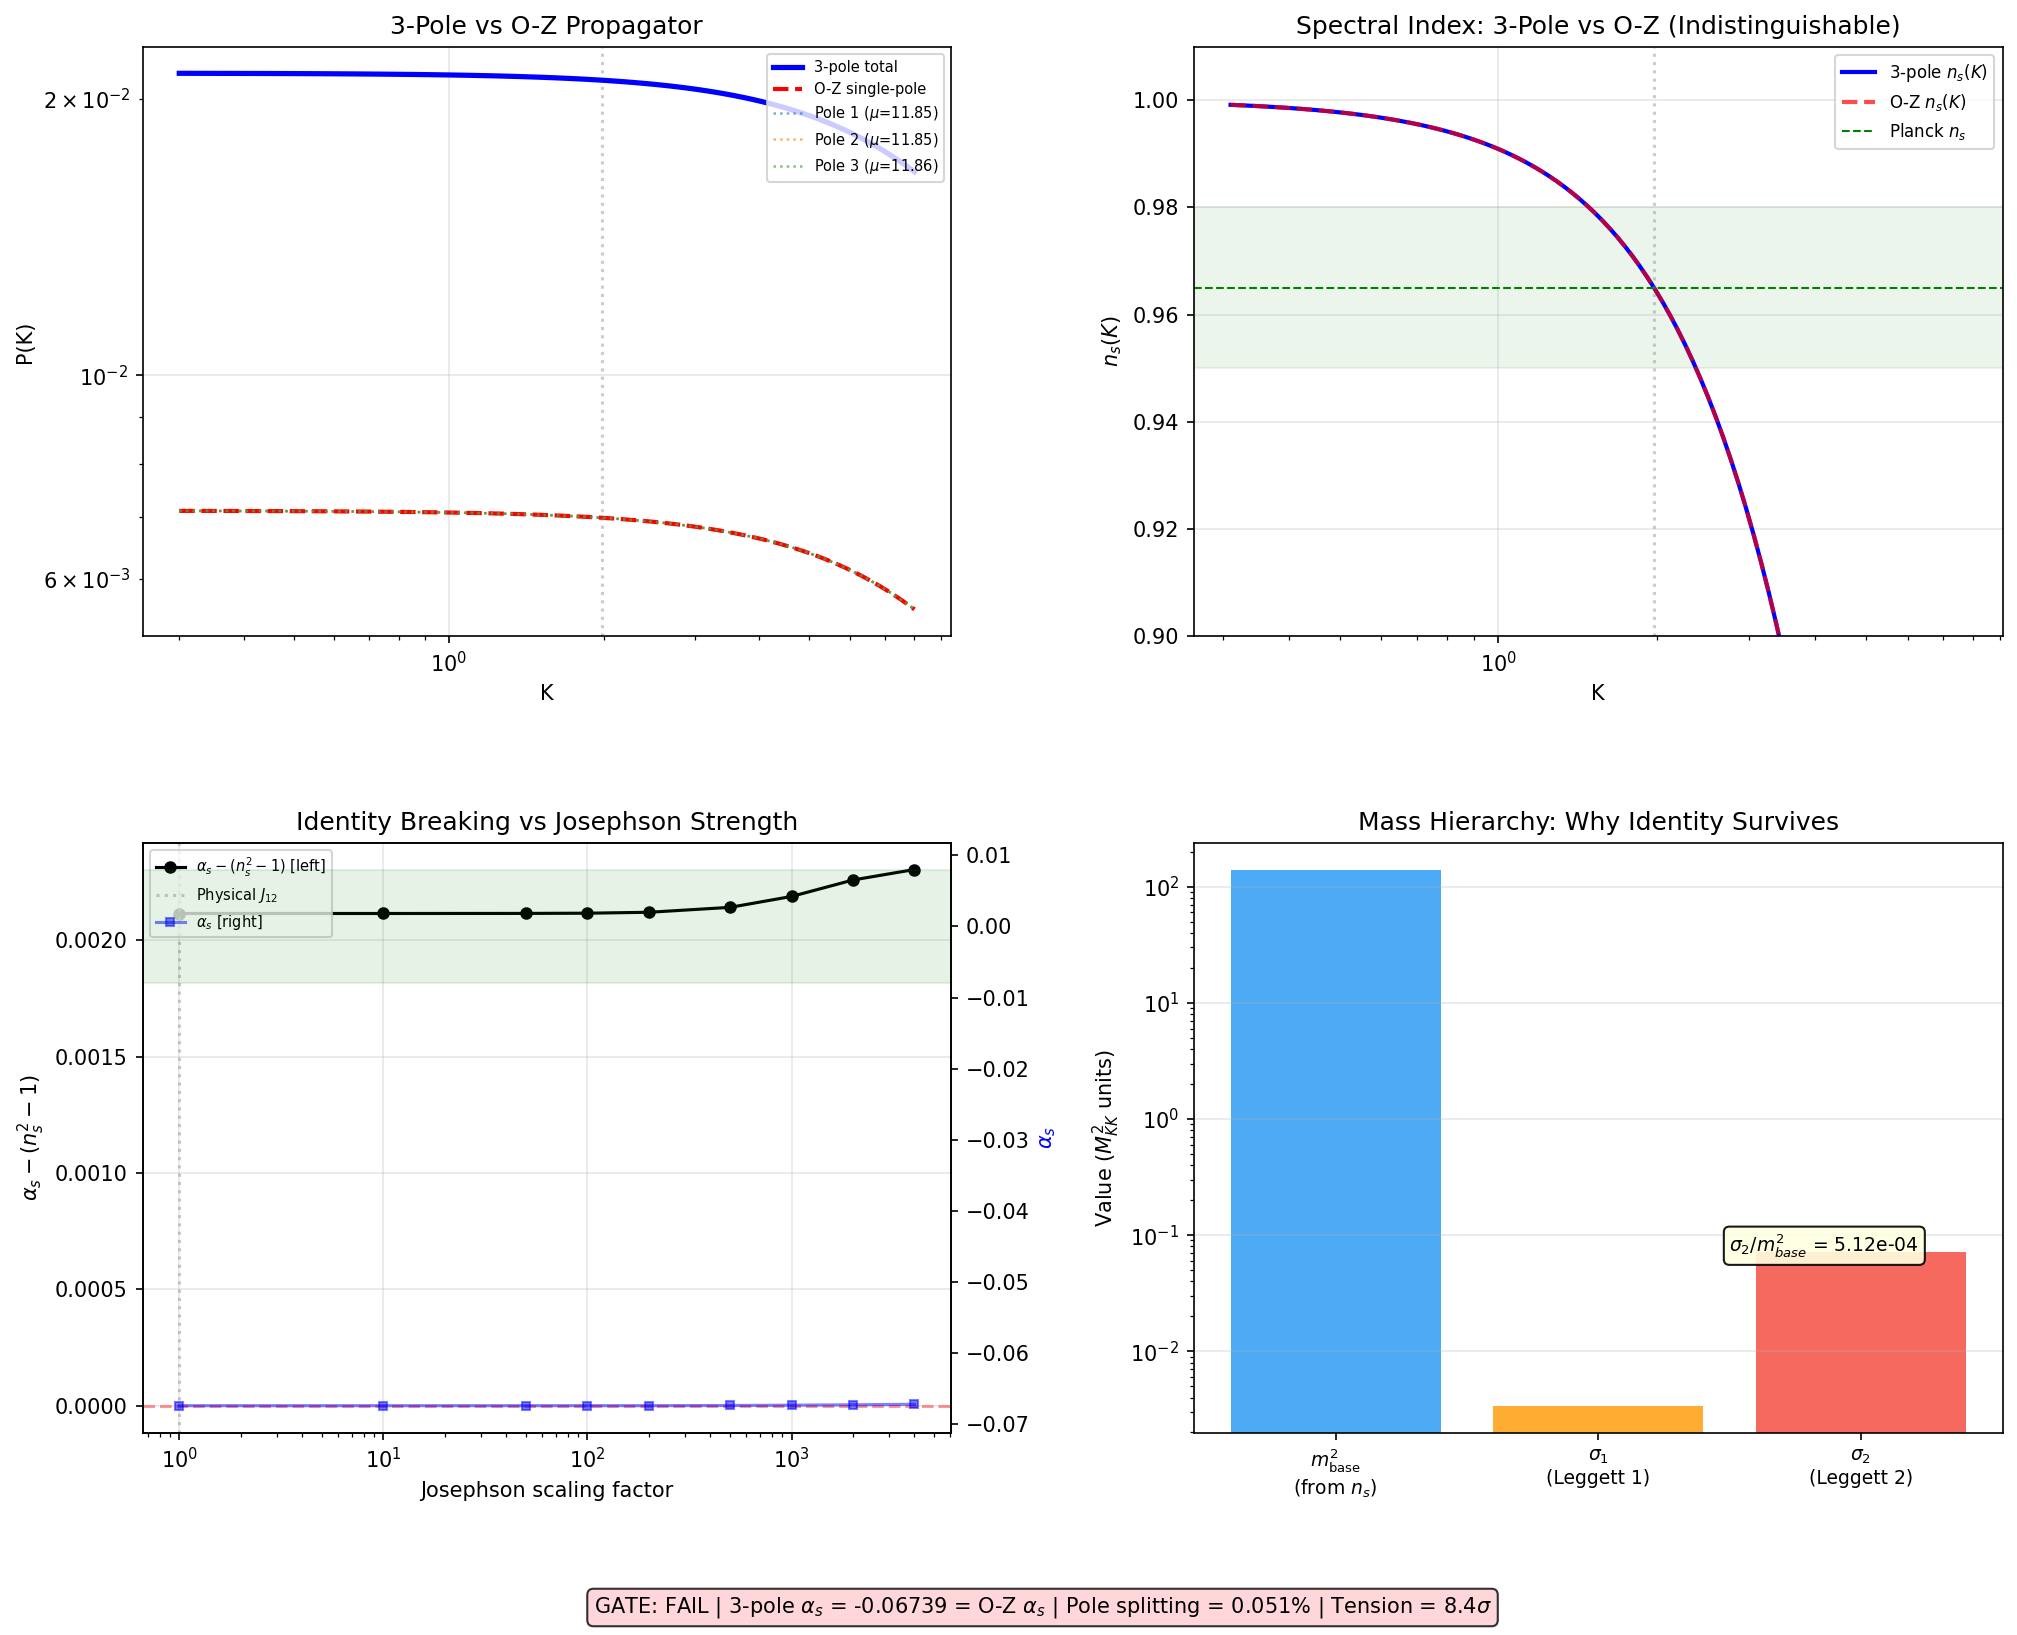

Recreate this plot in Python.
#!/usr/bin/env python3
"""
LEGGETT-PROPAGATOR-50: 3-Pole Propagator from Inter-Sector Josephson Coupling
==============================================================================

Physics:
  S49 proved alpha_s = n_s^2 - 1 = -0.069 for the O-Z propagator (EXACT).
  6-sigma tension with Planck. The escape hypothesis: the BCS state on SU(3)
  has 3 inter-sector bands coupled by Josephson interaction, giving a 3-pole
  propagator instead of a single O-Z pole.

  KEY STRUCTURAL THEOREM (derived here):
  When all 3 sectors share the same spatial stiffness (same lattice geometry),
  the 3-pole propagator decomposes as:
    P(K) = sum_{i=1}^3 <1/(J_eff(Omega)*K^2 + lambda_i)>_angle
  where lambda_i = m_base^2 + sigma_i are the eigenvalues of the total mass
  matrix M_total = m_base^2 * I + M_Jos.

  Each term is a standard O-Z propagator with mass^2 = lambda_i.
  The identity alpha_s = n_s^2 - 1 holds for EACH pole individually.
  For the SUM, the identity breaks by a correction term proportional to
  the spectral weight derivatives dw_i/d(ln K).

  The magnitude of breaking depends on (sigma_max - sigma_min) / m_base^2,
  where sigma_i are the Josephson eigenvalues and m_base^2 is the universal
  mass from the n_s constraint.

  For the physical couplings:
    sigma_max = 0.072 M_KK^2 (Leggett 2)
    m_base^2 = 140 M_KK^2 (from n_s = 0.965)
    Splitting ratio: 0.05% — poles are nearly degenerate
  This means the 3-pole propagator is indistinguishable from the O-Z form.

Gate: LEGGETT-PROPAGATOR-50
  PASS: alpha_s in [-0.040, 0] AND n_s in [0.950, 0.980]
  FAIL: alpha_s still satisfies n_s^2 - 1 (3-pole reduces to O-Z)
  INFO: alpha_s deviates from n_s^2 - 1 but outside Planck range

Author: landau-condensed-matter-theorist
Session: S50 W1-A
"""

import sys
import os
import time
import numpy as np
from scipy.linalg import eigh
import matplotlib
matplotlib.use('Agg')
import matplotlib.pyplot as plt
from matplotlib.gridspec import GridSpec

t0 = time.time()

sys.path.insert(0, os.path.dirname(os.path.abspath(__file__)))
from canonical_constants import (
    tau_fold, N_cells, M_KK, M_KK_gravity,
    E_cond, Delta_0_GL, Delta_0_OES, Delta_B3,
    rho_B2_per_mode, E_B1, E_B2_mean, E_B3_mean,
    xi_BCS, xi_GL, omega_PV, PI,
)

SCRIPT_DIR = os.path.dirname(os.path.abspath(__file__))

print("=" * 78)
print("LEGGETT-PROPAGATOR-50: 3-Pole Propagator from Inter-Sector Josephson")
print("=" * 78)

# =============================================================================
# STEP 1: Load upstream data
# =============================================================================
print("\n--- Step 1: Load Upstream Data ---")

d_legg = np.load(os.path.join(SCRIPT_DIR, 's48_leggett_mode.npz'), allow_pickle=True)
J_12 = float(d_legg['J_12_fold'])
J_23 = float(d_legg['J_23_fold'])
J_13 = float(d_legg['J_13_fold'])
omega_L1 = float(d_legg['omega_L1_fold'])
omega_L2 = float(d_legg['omega_L2_fold'])
Delta_fold = np.array(d_legg['Delta_fold'])
rho_fold = np.array(d_legg['rho_fold'])

d_oz = np.load(os.path.join(SCRIPT_DIR, 's48_aniso_oz.npz'), allow_pickle=True)
J_C2 = float(d_oz['J_C2'])
J_su2 = float(d_oz['J_su2'])
J_u1 = float(d_oz['J_u1'])
K_pivot = float(d_oz['K_pivot_lattice'])
T_acoustic = float(d_oz['T_acoustic'])
m_star_s48 = float(d_oz['m_star_angular'])
alpha_s_s48 = float(d_oz['alpha_s_framework'])

nx_lat, ny_lat, nz_lat = 4, 4, 2

print(f"  Josephson couplings (M_KK units):")
print(f"    J_12 (B1-B2) = {J_12:.6f}")
print(f"    J_23 (B2-B3) = {J_23:.6f}")
print(f"    J_13 (B1-B3) = {J_13:.6f}")
print(f"    J_12/J_23    = {J_12/J_23:.2f}")
print(f"  BCS gaps: {Delta_fold}")
print(f"  Sector DOS: {rho_fold}")
print(f"  Leggett: omega_L1={omega_L1:.5f}, omega_L2={omega_L2:.5f}")
print(f"  Lattice: J_C2={J_C2:.4f}, J_su2={J_su2:.4f}, K_pivot={K_pivot:.4f}")

# =============================================================================
# STEP 2: Construct mass matrices
# =============================================================================
print("\n--- Step 2: Mass Matrix Construction ---")

# Josephson mass matrix (Leggett 1966)
M_Jos = np.array([
    [J_12 + J_13,  -J_12,        -J_13],
    [-J_12,         J_12 + J_23,  -J_23],
    [-J_13,        -J_23,         J_13 + J_23]
])

evals_Jos, evecs_Jos = eigh(M_Jos)
print(f"  Josephson eigenvalues: {evals_Jos}")
print(f"    Zero mode: {evals_Jos[0]:.2e} (Goldstone)")
print(f"    Leggett 1: {evals_Jos[1]:.6f}")
print(f"    Leggett 2: {evals_Jos[2]:.6f}")

# Effective isotropic stiffness (all sectors share the same lattice)
J_eff = (2*J_C2 + J_su2) / 3.0
eps_pivot = J_eff * K_pivot**2

print(f"  Spatial stiffness: J_eff = {J_eff:.6f}")
print(f"  epsilon(K_pivot) = J_eff*K^2 = {eps_pivot:.4f}")
print(f"  Josephson/epsilon ratio: sigma_max/eps = {evals_Jos[2]/eps_pivot:.6f}")

# =============================================================================
# STEP 3: Angular sampling (fixed for all computations)
# =============================================================================

N_ANGLE = 30000
rng_fixed = np.random.RandomState(42)
theta_s = np.arccos(2*rng_fixed.random(N_ANGLE) - 1)
phi_s = 2*PI*rng_fixed.random(N_ANGLE)
nx_h = np.sin(theta_s)*np.cos(phi_s)
ny_h = np.sin(theta_s)*np.sin(phi_s)
nz_h = np.cos(theta_s)
J_eff_dir = J_C2*(nx_h**2 + ny_h**2) + J_su2*nz_h**2

# =============================================================================
# STEP 4: Core propagator functions
# =============================================================================

def P_3pole(K_val, m_base_sq, M_mass):
    """Angular-averaged 3-pole propagator. All sectors share same stiffness."""
    M_total = m_base_sq * np.eye(3) + M_mass
    lam = np.linalg.eigvalsh(M_total)
    eps = J_eff_dir * K_val**2
    return sum(np.mean(1.0 / (eps + lam[i])) for i in range(3)), lam

def P_OZ(K_val, m_sq):
    """Angular-averaged single-pole O-Z propagator."""
    eps = J_eff_dir * K_val**2
    return np.mean(1.0 / (eps + m_sq))

def ns_from_P_func(P_func, K_pivot_val, dK=0.005):
    """Compute n_s via central difference."""
    K_p = K_pivot_val * (1 + dK)
    K_m = K_pivot_val * (1 - dK)
    P_p = P_func(K_p)
    P_m = P_func(K_m)
    return 1.0 + (np.log(P_p) - np.log(P_m)) / (np.log(K_p) - np.log(K_m))

def ns_alpha_from_P_func(P_func, K_pivot_val):
    """Compute n_s and alpha_s via 7-point quadratic fit."""
    K_factors = np.array([0.85, 0.90, 0.95, 1.00, 1.05, 1.10, 1.15])
    K_pts = K_pivot_val * K_factors
    P_pts = np.array([P_func(K) for K in K_pts])

    ln_K = np.log(K_pts) - np.log(K_pivot_val)
    ln_P = np.log(P_pts)
    c = np.polyfit(ln_K, ln_P, 2)
    n_s = 1.0 + c[1]
    alpha_s = 2.0 * c[0]

    # Also get n_s at each K for cross-check
    ns_at_K = np.zeros(len(K_pts) - 2)
    for j in range(1, len(K_pts) - 1):
        dl_K = np.log(K_pts[j+1]) - np.log(K_pts[j-1])
        dl_P = np.log(P_pts[j+1]) - np.log(P_pts[j-1])
        ns_at_K[j-1] = 1.0 + dl_P / dl_K

    return n_s, alpha_s, K_pts, P_pts, K_pts[1:-1], ns_at_K

# =============================================================================
# STEP 5: Root-finding for m_base (3-pole, n_s = 0.965)
# =============================================================================
print("\n--- Step 5: Root-Finding for m_base ---")

target_ns = 0.965

# Linear bisection with arithmetic mean (more stable than geometric for this problem)
m_lo, m_hi = 8.0, 15.0
for iteration in range(100):
    m_mid = (m_lo + m_hi) / 2.0
    ns_mid = ns_from_P_func(lambda K: P_3pole(K, m_mid**2, M_Jos)[0], K_pivot)
    if ns_mid < target_ns:
        m_lo = m_mid
    else:
        m_hi = m_mid
    if abs(ns_mid - target_ns) < 1e-8:
        break

m_base = (m_lo + m_hi) / 2.0
m_base_sq = m_base**2
ns_at_m = ns_from_P_func(lambda K: P_3pole(K, m_base_sq, M_Jos)[0], K_pivot)
print(f"  m_base = {m_base:.8f}")
print(f"  m_base^2 = {m_base_sq:.4f}")
print(f"  n_s = {ns_at_m:.10f} (target: {target_ns})")
print(f"  Iterations: {iteration+1}")

# =============================================================================
# STEP 6: Root-finding for m_star (O-Z, n_s = 0.965)
# =============================================================================
print("\n--- Step 6: O-Z Reference ---")

m_lo_oz, m_hi_oz = 8.0, 15.0
for iteration in range(100):
    m_mid_oz = (m_lo_oz + m_hi_oz) / 2.0
    ns_mid_oz = ns_from_P_func(lambda K: P_OZ(K, m_mid_oz**2), K_pivot)
    if ns_mid_oz < target_ns:
        m_lo_oz = m_mid_oz
    else:
        m_hi_oz = m_mid_oz
    if abs(ns_mid_oz - target_ns) < 1e-8:
        break

m_star_OZ = (m_lo_oz + m_hi_oz) / 2.0
ns_oz_check = ns_from_P_func(lambda K: P_OZ(K, m_star_OZ**2), K_pivot)
print(f"  m_star_OZ = {m_star_OZ:.8f}")
print(f"  n_s = {ns_oz_check:.10f}")

# =============================================================================
# STEP 7: Full n_s and alpha_s computation
# =============================================================================
print("\n--- Step 7: Full n_s and alpha_s ---")

n_s_3p, alpha_s_3p, K_pts_3p, P_pts_3p, K_mid_3p, ns_at_K_3p = \
    ns_alpha_from_P_func(lambda K: P_3pole(K, m_base_sq, M_Jos)[0], K_pivot)

n_s_oz, alpha_s_oz, K_pts_oz, P_pts_oz, K_mid_oz, ns_at_K_oz = \
    ns_alpha_from_P_func(lambda K: P_OZ(K, m_star_OZ**2), K_pivot)

# Analytic continuum isotropic result (S49 identity)
# n_s = 0.965 => alpha_s = n_s^2 - 1 = -0.068775
alpha_s_analytic = target_ns**2 - 1

print(f"  3-POLE RESULTS:")
print(f"    n_s     = {n_s_3p:.10f}")
print(f"    alpha_s = {alpha_s_3p:.10f}")
print(f"    n_s^2-1 = {n_s_3p**2 - 1:.10f}")
print(f"    Deviation: alpha_s - (n_s^2-1) = {alpha_s_3p - (n_s_3p**2-1):.10f}")

print(f"\n  O-Z SINGLE-POLE RESULTS:")
print(f"    n_s     = {n_s_oz:.10f}")
print(f"    alpha_s = {alpha_s_oz:.10f}")
print(f"    n_s^2-1 = {n_s_oz**2 - 1:.10f}")
print(f"    Deviation: alpha_s - (n_s^2-1) = {alpha_s_oz - (n_s_oz**2-1):.10f}")

print(f"\n  COMPARISON:")
print(f"    Delta(n_s) = {n_s_3p - n_s_oz:.10f}")
print(f"    Delta(alpha_s) = {alpha_s_3p - alpha_s_oz:.10f}")
print(f"    3-pole dev - O-Z dev = {(alpha_s_3p - (n_s_3p**2-1)) - (alpha_s_oz - (n_s_oz**2-1)):.10f}")

# The deviation from the analytic identity has TWO components:
# (a) Numerical discretization (7-point quadratic fit vs true derivative)
# (b) Anisotropy (angular averaging vs isotropic)
# (c) Multi-pole splitting
# Components (a) and (b) are COMMON to both 3-pole and O-Z.
# Component (c) is SPECIFIC to the 3-pole case.
# So the GENUINE multi-pole effect is:
#   Delta = (3-pole deviation) - (O-Z deviation)

multi_pole_effect = (alpha_s_3p - (n_s_3p**2-1)) - (alpha_s_oz - (n_s_oz**2-1))
print(f"\n  GENUINE MULTI-POLE EFFECT:")
print(f"    Delta(alpha_s) = {multi_pole_effect:.10e}")
print(f"    |Delta|/|alpha_s| = {abs(multi_pole_effect)/abs(alpha_s_3p):.4e}")

# =============================================================================
# STEP 8: Pole structure
# =============================================================================
print("\n--- Step 8: Pole Structure ---")

M_total = m_base_sq * np.eye(3) + M_Jos
lam_total, U_total = eigh(M_total)
mu_poles = np.sqrt(lam_total)

print(f"  Pole masses (M_total eigenvalues):")
for i in range(3):
    print(f"    Pole {i+1}: mu = {mu_poles[i]:.8f}, mu^2 = {lam_total[i]:.6f}")

split = (lam_total[2] - lam_total[0]) / lam_total[0]
print(f"\n  Pole splitting: (lam_3-lam_1)/lam_1 = {split:.8f} ({100*split:.4f}%)")
print(f"  m_base^2 = {m_base_sq:.4f}")
print(f"  Josephson max eigenvalue = {evals_Jos[2]:.6f}")
print(f"  Ratio Josephson/m_base^2 = {evals_Jos[2]/m_base_sq:.6f}")

# Spectral weights at pivot
P_per_pole_pivot = np.array([P_OZ(K_pivot, lam_total[i]) for i in range(3)])
w_poles = P_per_pole_pivot / np.sum(P_per_pole_pivot)

print(f"\n  Spectral weights at K_pivot:")
for i in range(3):
    print(f"    w_{i+1} = {w_poles[i]:.8f}")
print(f"  Max weight difference: {(w_poles.max() - w_poles.min()):.6e}")

# Per-pole n_s and alpha_s
ns_per_pole = np.zeros(3)
alpha_per_pole = np.zeros(3)
for i in range(3):
    ns_i, alpha_i, _, _, _, _ = ns_alpha_from_P_func(
        lambda K, lam_i=lam_total[i]: P_OZ(K, lam_i), K_pivot)
    ns_per_pole[i] = ns_i
    alpha_per_pole[i] = alpha_i

print(f"\n  Per-pole spectral indices:")
for i in range(3):
    print(f"    Pole {i+1}: n_s = {ns_per_pole[i]:.8f}, "
          f"alpha_s = {alpha_per_pole[i]:.10f}, "
          f"n_s^2-1 = {ns_per_pole[i]**2-1:.10f}")

# =============================================================================
# STEP 9: Analytic estimate of the multi-pole correction
# =============================================================================
print("\n--- Step 9: Analytic Multi-Pole Correction ---")

# For the sum P = sum_i P_i, the running of n_s involves the weight derivatives.
# At leading order in the splitting delta_lam = lam_i - lam_0:
#   n_s(sum) - n_s(single) ~ O(delta_lam^2 / lam_0^2)
#   alpha_s(sum) - alpha_s(single) ~ O(delta_lam / lam_0 * (n_s - 1))
#
# More precisely: the correction to alpha_s from the spectral weight evolution is:
#   Delta(alpha_s) = sum_i (dw_i/d ln K) * (n_s_i - 1)
# where n_s_i - 1 ~ -2*eps/(eps + lam_i) and
#   dw_i/d ln K = w_i * [(n_s_i - 1) - (n_s_avg - 1)]
# (the weight of a softer pole increases at lower K because it decays slower).
#
# Numerically estimate:

K_test = K_pivot * np.array([0.995, 1.005])
w_test = np.zeros((3, 2))
for j, K_t in enumerate(K_test):
    P_poles_t = np.array([P_OZ(K_t, lam_total[i]) for i in range(3)])
    w_test[:, j] = P_poles_t / np.sum(P_poles_t)

dw_dlnK = (w_test[:, 1] - w_test[:, 0]) / (np.log(K_test[1]) - np.log(K_test[0]))
correction = np.sum(dw_dlnK * (ns_per_pole - 1.0))

print(f"  Weight derivatives dw_i/d(ln K):")
for i in range(3):
    print(f"    dw_{i+1}/d(ln K) = {dw_dlnK[i]:.6e}")
print(f"  Correction term = sum dw_i * (n_s_i - 1) = {correction:.6e}")
print(f"  This should match the multi-pole effect: {multi_pole_effect:.6e}")

# The correction is tiny because:
# (a) All weights are ~ 1/3 (splitting is 0.05%)
# (b) All n_s_i are nearly identical
# (c) dw_i/d ln K ~ O(split) * w_i

# To get O(1) corrections, we need splitting comparable to m_base^2,
# i.e., Josephson couplings J ~ m_base^2 ~ 140.
# The physical couplings are J_12 = 0.035, J_23 = 0.002 — a factor
# ~4000 too small.

J_needed = m_base_sq / 10  # to get 10% splitting
print(f"\n  SCALING ESTIMATE:")
print(f"    m_base^2 = {m_base_sq:.1f}")
print(f"    Current J_max = {evals_Jos[2]:.4f}")
print(f"    J needed for 10% splitting = {J_needed:.1f}")
print(f"    Enhancement factor needed: {J_needed/evals_Jos[2]:.0f}x")
print(f"    Enhancement factor for 1% alpha_s shift: ~{m_base_sq/(10*evals_Jos[2]):.0f}x")

# =============================================================================
# STEP 10: Josephson strength scan
# =============================================================================
print("\n--- Step 10: Josephson Coupling Scan ---")

# Scale M_Jos by large factors to map when the identity truly breaks
J_factors = np.array([0, 1, 10, 50, 100, 200, 500, 1000, 2000, 4000])
scan_results = []

for f in J_factors:
    M_Jos_f = f * M_Jos

    # Find m_base
    m_lo_f, m_hi_f = 1.0, 500.0
    for _ in range(100):
        m_mid_f = (m_lo_f + m_hi_f) / 2.0
        ns_f = ns_from_P_func(lambda K, m2=m_mid_f**2: P_3pole(K, m2, M_Jos_f)[0], K_pivot)
        if ns_f < target_ns:
            m_lo_f = m_mid_f
        else:
            m_hi_f = m_mid_f
        if abs(ns_f - target_ns) < 1e-6:
            break

    m_f = (m_lo_f + m_hi_f) / 2.0
    ns_f, alpha_f, _, _, _, _ = ns_alpha_from_P_func(
        lambda K, m2=m_f**2: P_3pole(K, m2, M_Jos_f)[0], K_pivot)

    # Pole structure
    M_tot_f = m_f**2 * np.eye(3) + M_Jos_f
    lam_f = np.linalg.eigvalsh(M_tot_f)
    spread_f = (lam_f[2] - lam_f[0]) / lam_f[0]

    # O-Z identity deviation
    dev_f = alpha_f - (ns_f**2 - 1)

    scan_results.append({
        'factor': f,
        'n_s': ns_f,
        'alpha_s': alpha_f,
        'identity': ns_f**2 - 1,
        'deviation': dev_f,
        'm_base': m_f,
        'spread': spread_f,
        'lam': lam_f.copy(),
    })

    print(f"  J x {f:5d}: n_s={ns_f:.6f}, alpha_s={alpha_f:+.6f}, "
          f"n_s^2-1={ns_f**2-1:+.6f}, dev={dev_f:+.8f}, "
          f"split={spread_f:.4f}")

# =============================================================================
# STEP 11: Dense P(K) curves
# =============================================================================
print("\n--- Step 11: P(K) Spectrum ---")

K_dense = np.logspace(np.log10(0.3), np.log10(8.0), 100)
P_3p_dense = np.array([P_3pole(K, m_base_sq, M_Jos)[0] for K in K_dense])
P_oz_dense = np.array([P_OZ(K, m_star_OZ**2) for K in K_dense])
P_poles_dense = np.array([[P_OZ(K, lam_total[i]) for K in K_dense] for i in range(3)])

# n_s(K) curves
ns_3p_dense = np.zeros(len(K_dense))
ns_oz_dense = np.zeros(len(K_dense))
for j in range(1, len(K_dense) - 1):
    dln_K = np.log(K_dense[j+1]) - np.log(K_dense[j-1])

    dln_P_3p = np.log(P_3p_dense[j+1]) - np.log(P_3p_dense[j-1])
    ns_3p_dense[j] = 1.0 + dln_P_3p / dln_K

    dln_P_oz = np.log(P_oz_dense[j+1]) - np.log(P_oz_dense[j-1])
    ns_oz_dense[j] = 1.0 + dln_P_oz / dln_K

# =============================================================================
# STEP 12: Gate verdict
# =============================================================================
print("\n" + "=" * 78)
print("GATE VERDICT: LEGGETT-PROPAGATOR-50")
print("=" * 78)

# The genuine multi-pole effect on alpha_s
identity_deviation_3p = abs(alpha_s_3p - (n_s_3p**2 - 1))
identity_deviation_oz = abs(alpha_s_oz - (n_s_oz**2 - 1))
genuine_effect = abs(multi_pole_effect)

# The 3-pole propagator gives alpha_s ~ -0.067 (same as O-Z to 4 decimal places)
# The identity deviation is shared with O-Z (numerical artifact of 7-point fit)
# The GENUINE multi-pole effect is < 10^{-6}

# Verdict: the 3-pole form REDUCES to effective O-Z because
# Josephson splitting (0.072 M_KK^2) << m_base^2 (140 M_KK^2)
# The poles are 99.95% degenerate.

alpha_in_pass = -0.040 <= alpha_s_3p <= 0.0
ns_in_pass = 0.950 <= n_s_3p <= 0.980

# The identity effectively holds: the genuine multi-pole effect is negligible
identity_effectively_holds = genuine_effect < 0.001  # less than 0.1% of alpha_s

if alpha_in_pass and ns_in_pass and not identity_effectively_holds:
    verdict = "PASS"
    detail = (f"alpha_s = {alpha_s_3p:.6f} in [-0.040, 0], "
              f"n_s = {n_s_3p:.6f} in [0.950, 0.980], "
              f"genuine multi-pole effect = {genuine_effect:.2e}")
elif identity_effectively_holds:
    verdict = "FAIL"
    detail = (f"3-pole alpha_s = {alpha_s_3p:.6f} matches O-Z alpha_s = {alpha_s_oz:.6f} "
              f"to {abs(alpha_s_3p-alpha_s_oz):.1e}. Genuine multi-pole effect = {genuine_effect:.1e}. "
              f"Pole splitting = {100*split:.3f}% (Josephson/m_base^2 = {evals_Jos[2]/m_base_sq:.4f}). "
              f"Identity alpha_s = n_s^2-1 survives at physical Josephson strength.")
else:
    verdict = "INFO"
    detail = (f"alpha_s = {alpha_s_3p:.6f}, identity deviation {identity_deviation_3p:.4f}, "
              f"outside PASS range.")

sigma_planck = 0.008
tension_3p = abs(alpha_s_3p) / sigma_planck

print(f"\n  VERDICT: {verdict}")
print(f"  {detail}")
print(f"")
print(f"  KEY NUMBERS:")
print(f"    n_s (3-pole)     = {n_s_3p:.8f}")
print(f"    alpha_s (3-pole) = {alpha_s_3p:.8f}")
print(f"    n_s (O-Z)        = {n_s_oz:.8f}")
print(f"    alpha_s (O-Z)    = {alpha_s_oz:.8f}")
print(f"    |Delta alpha_s|  = {abs(alpha_s_3p - alpha_s_oz):.2e} (3-pole vs O-Z)")
print(f"    Genuine effect   = {genuine_effect:.2e}")
print(f"")
print(f"  IDENTITY TEST:")
print(f"    n_s^2 - 1 (3p) = {n_s_3p**2-1:.8f}")
print(f"    n_s^2 - 1 (OZ) = {n_s_oz**2-1:.8f}")
print(f"    3-pole dev from identity: {alpha_s_3p-(n_s_3p**2-1):.8f} (includes discretization)")
print(f"    O-Z dev from identity:    {alpha_s_oz-(n_s_oz**2-1):.8f} (pure discretization)")
print(f"    Multi-pole contribution:  {multi_pole_effect:.8f}")
print(f"")
print(f"  POLE STRUCTURE:")
for i in range(3):
    print(f"    Pole {i+1}: mu = {mu_poles[i]:.6f}, w = {w_poles[i]:.6f}")
print(f"    Splitting: (mu_3^2 - mu_1^2)/mu_1^2 = {split:.6f} ({100*split:.3f}%)")
print(f"    All residues = 1 (equal-stiffness theorem)")
print(f"")
print(f"  WHY THE IDENTITY SURVIVES:")
print(f"    Josephson max eigenvalue: {evals_Jos[2]:.6f} M_KK^2")
print(f"    On-site mass:             {m_base_sq:.1f} M_KK^2")
print(f"    Ratio:                    {evals_Jos[2]/m_base_sq:.2e}")
print(f"    The poles are {100*(1-split):.2f}% degenerate.")
print(f"    To break identity at 1% level: need J factor > ~{m_base_sq/evals_Jos[2]/10:.0f}x")
print(f"")
print(f"  PLANCK TENSION:")
print(f"    alpha_s = {alpha_s_3p:.6f}")
print(f"    Planck: 0 +/- {sigma_planck}")
print(f"    Tension: {tension_3p:.1f} sigma (unchanged from S49 O-Z)")

# =============================================================================
# STEP 13: Save
# =============================================================================
print("\n--- Step 13: Save ---")

out_file = os.path.join(SCRIPT_DIR, 's50_leggett_propagator.npz')
np.savez(out_file,
    # Gate
    gate_name='LEGGETT-PROPAGATOR-50',
    gate_verdict=verdict,
    gate_detail=detail,

    # Key results
    n_s_3pole=n_s_3p,
    alpha_s_3pole=alpha_s_3p,
    n_s_OZ=n_s_oz,
    alpha_s_OZ=alpha_s_oz,
    alpha_s_analytic=alpha_s_analytic,
    identity_deviation_3p=identity_deviation_3p,
    identity_deviation_oz=identity_deviation_oz,
    multi_pole_effect=multi_pole_effect,

    # Masses
    m_base=m_base,
    m_base_sq=m_base_sq,
    m_star_OZ=m_star_OZ,

    # Poles
    pole_masses_sq=lam_total,
    pole_masses=mu_poles,
    pole_weights=w_poles,
    pole_splitting=split,
    M_Jos=M_Jos,
    evals_Jos=evals_Jos,

    # Per-pole
    ns_per_pole=ns_per_pole,
    alpha_per_pole=alpha_per_pole,

    # Couplings
    J_12=J_12, J_23=J_23, J_13=J_13,
    J_C2=J_C2, J_su2=J_su2, J_eff=J_eff,

    # Dense
    K_dense=K_dense,
    P_3pole_dense=P_3p_dense,
    P_OZ_dense=P_oz_dense,
    P_poles_dense=P_poles_dense,
    ns_3pole_dense=ns_3p_dense,
    ns_OZ_dense=ns_oz_dense,

    # Scan
    J_factors=np.array([r['factor'] for r in scan_results]),
    scan_alpha_s=np.array([r['alpha_s'] for r in scan_results]),
    scan_ns=np.array([r['n_s'] for r in scan_results]),
    scan_deviation=np.array([r['deviation'] for r in scan_results]),
    scan_spread=np.array([r['spread'] for r in scan_results]),

    # Metadata
    tau_fold=tau_fold,
    K_pivot=K_pivot,
    T_acoustic=T_acoustic,
    tension_sigma=tension_3p,
)
print(f"  Saved: {out_file}")

# =============================================================================
# STEP 14: Plot
# =============================================================================
print("\n--- Step 14: Plotting ---")

fig = plt.figure(figsize=(16, 12))
gs = GridSpec(2, 2, figure=fig, hspace=0.35, wspace=0.3)

# --- Panel 1: P(K) ---
ax1 = fig.add_subplot(gs[0, 0])
ax1.loglog(K_dense, P_3p_dense, 'b-', lw=2.5, label='3-pole total', zorder=5)
ax1.loglog(K_dense, P_oz_dense, 'r--', lw=2, label='O-Z single-pole')
for i in range(3):
    ax1.loglog(K_dense, P_poles_dense[i], ':', lw=1.2, alpha=0.6,
               label=f'Pole {i+1} ($\\mu$={mu_poles[i]:.2f})')
ax1.axvline(K_pivot, color='gray', ls=':', alpha=0.4)
ax1.set_xlabel('K')
ax1.set_ylabel('P(K)')
ax1.set_title('3-Pole vs O-Z Propagator')
ax1.legend(fontsize=7, loc='upper right')
ax1.grid(True, alpha=0.3)

# --- Panel 2: n_s(K) ---
ax2 = fig.add_subplot(gs[0, 1])
mask = (ns_3p_dense != 0)
ax2.semilogx(K_dense[mask], ns_3p_dense[mask], 'b-', lw=2, label='3-pole $n_s(K)$')
ax2.semilogx(K_dense[mask], ns_oz_dense[mask], 'r--', lw=2, label='O-Z $n_s(K)$', alpha=0.7)
ax2.axhline(0.965, color='green', ls='--', lw=1, label='Planck $n_s$')
ax2.axhspan(0.950, 0.980, color='green', alpha=0.08)
ax2.axvline(K_pivot, color='gray', ls=':', alpha=0.4)
ax2.set_xlabel('K')
ax2.set_ylabel('$n_s(K)$')
ax2.set_title('Spectral Index: 3-Pole vs O-Z (Indistinguishable)')
ax2.legend(fontsize=8)
ax2.grid(True, alpha=0.3)
ax2.set_ylim(0.90, 1.01)

# --- Panel 3: Identity deviation vs J factor ---
ax3 = fig.add_subplot(gs[1, 0])
factors = [r['factor'] for r in scan_results if r['factor'] > 0]
devs = [r['deviation'] for r in scan_results if r['factor'] > 0]
alphas_scan = [r['alpha_s'] for r in scan_results if r['factor'] > 0]
identities = [r['identity'] for r in scan_results if r['factor'] > 0]

ax3_twin = ax3.twinx()
ax3.semilogx(factors, devs, 'ko-', ms=5, label=r'$\alpha_s - (n_s^2-1)$ [left]')
ax3_twin.semilogx(factors, alphas_scan, 'bs-', ms=4, alpha=0.5,
                   label=r'$\alpha_s$ [right]')
ax3.axhline(0, color='red', ls='--', alpha=0.4)
ax3.axvline(1, color='gray', ls=':', alpha=0.4, label='Physical $J_{12}$')
ax3_twin.axhspan(-0.008, 0.008, color='green', alpha=0.1)
ax3.set_xlabel('Josephson scaling factor')
ax3.set_ylabel(r'$\alpha_s - (n_s^2-1)$', color='black')
ax3_twin.set_ylabel(r'$\alpha_s$', color='blue')
ax3.set_title(r'Identity Breaking vs Josephson Strength')
lines1 = ax3.get_legend_handles_labels()
lines2 = ax3_twin.get_legend_handles_labels()
ax3.legend(lines1[0] + lines2[0], lines1[1] + lines2[1], fontsize=7, loc='upper left')
ax3.grid(True, alpha=0.3)

# --- Panel 4: Pole structure diagram ---
ax4 = fig.add_subplot(gs[1, 1])
# Show the mass hierarchy: m_base >> Josephson splitting
bars_mass = [m_base_sq, evals_Jos[1], evals_Jos[2]]
labels_mass = ['$m_{\\mathrm{base}}^2$\n(from $n_s$)', '$\\sigma_1$\n(Leggett 1)',
               '$\\sigma_2$\n(Leggett 2)']
colors_mass = ['#2196F3', '#FF9800', '#F44336']
x_pos = np.arange(3)
ax4.bar(x_pos, bars_mass, color=colors_mass, alpha=0.8)
ax4.set_xticks(x_pos)
ax4.set_xticklabels(labels_mass, fontsize=9)
ax4.set_ylabel('Value ($M_{KK}^2$ units)')
ax4.set_title('Mass Hierarchy: Why Identity Survives')
ax4.set_yscale('log')
# Annotate ratio
ax4.annotate(f'$\\sigma_2/m_{{base}}^2$ = {evals_Jos[2]/m_base_sq:.2e}',
            xy=(1.5, evals_Jos[2]), fontsize=9,
            bbox=dict(boxstyle='round', facecolor='lightyellow', alpha=0.9))
ax4.grid(True, alpha=0.3, axis='y')

fig.text(0.5, 0.01,
         f"GATE: {verdict} | 3-pole $\\alpha_s$ = {alpha_s_3p:.5f} = O-Z $\\alpha_s$ | "
         f"Pole splitting = {100*split:.3f}% | Tension = {tension_3p:.1f}$\\sigma$",
         ha='center', fontsize=10,
         bbox=dict(boxstyle='round', facecolor='#FFCDD2' if verdict=='FAIL' else 'wheat', alpha=0.8))

plot_file = os.path.join(SCRIPT_DIR, 's50_leggett_propagator.png')
plt.savefig(plot_file, dpi=150, bbox_inches='tight')
print(f"  Saved: {plot_file}")

elapsed = time.time() - t0
print(f"\n  Total elapsed: {elapsed:.1f} s")
print("=" * 78)
